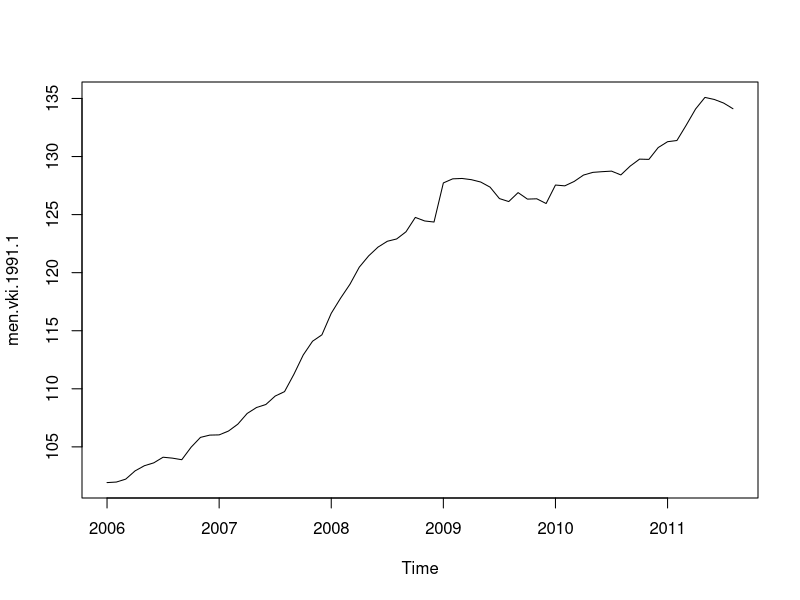

The R script that drew this image: (Note: this script raises an error after producing the figure.)
rm(list = ls())

grafikai = function(a)
{
tipas = "jpeg" 

pav = colnames(a)
plot(a)
savePlot(filename = paste(pav, " normal.",tipas, sep=""), type = tipas, device = dev.cur(), restoreConsole = TRUE)
plot(log(a))
savePlot(filename = paste(pav, " log.",tipas,  sep=""), type = tipas, device = dev.cur(), restoreConsole = TRUE)
}

vki = window(ts(read.csv2('data/vki.csv'), start = 1991, frequency = 12) ,start = 2006, freq = 12)
pal = window(ts(read.csv2('data/pal.csv'), start = c(2004, 10), frequency = 12) ,start = 2006, freq = 12)
min = window(ts(read.csv2('data/min alga.csv'), start = 1995, frequency = 12),start = 2006, freq = 12)
#iki = ts(read.csv2('data/iki.csv'), start = 2006, frequency = 12)
#oil = ts(read.csv2('data/oil.csv'), start = 2006, frequency = 12)

grafikai(vki)
grafikai(pal)
grafikai(min)
#grafikai(iki)
#grafikai(oil)